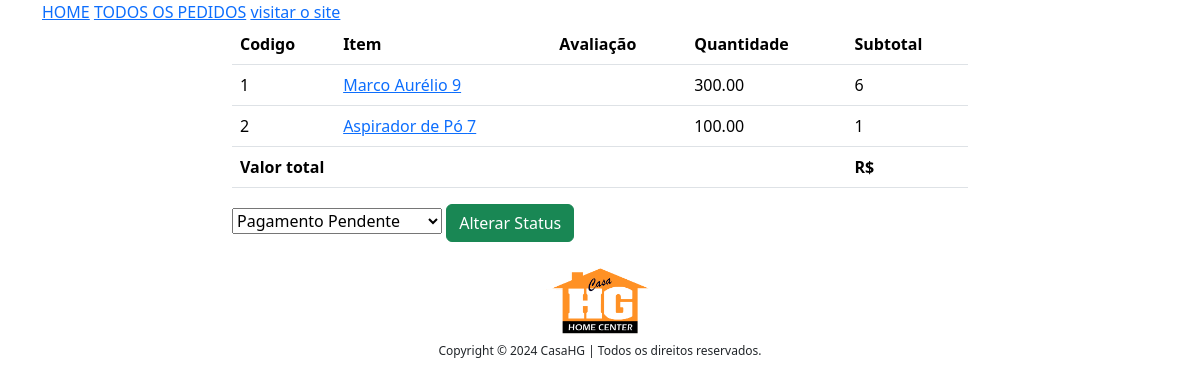
/admin-pedido-42/ (signed in), run on an earlier commit of the app's database.
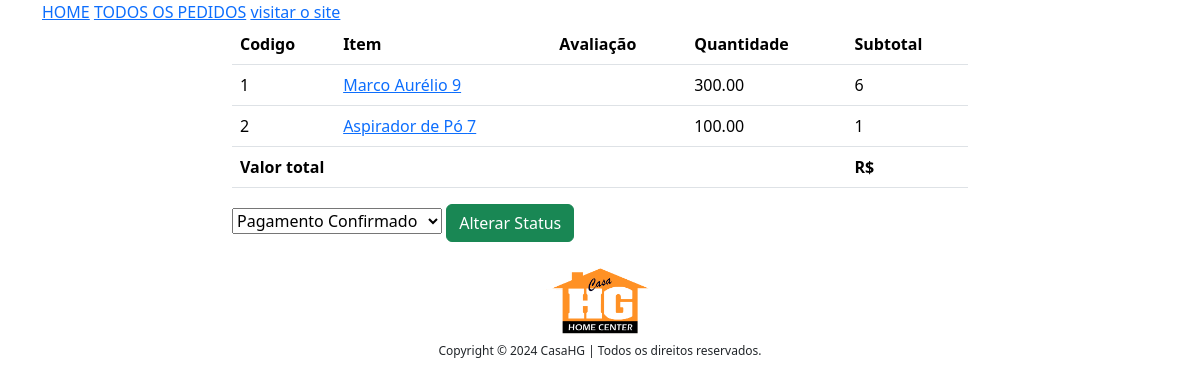
And on a later commit of the database.
### app/models.py (models this page shows, shortened)
class Pedido_order(models.Model):
    cliente = models.ForeignKey(Cliente,on_delete=models.CASCADE,default="")
    nome_cliente = models.CharField(max_length=200,default="")
    cpf_cnpj = models.CharField(max_length=20, default="") # cpf do cliente formatadinho direitinho
    codigo_cliente = models.CharField(max_length=8,default="",null=True,blank=True) # codigo consistente com sistema interno, se não tiver
    telefone = models.CharField(max_length=19,default="")
    email = models.EmailField(default="")
    carro = models.ForeignKey(Carro,on_delete=models.CASCADE)
    pedido_status = models.CharField(max_length=50, choices=PEDIDO_STATUS)
    total_bruto = models.DecimalField(max_digits=10,decimal_places=2,default=0)
    frete =  models.DecimalField(max_digits=10,decimal_places=2,default=0)
    total_desconto = models.DecimalField(max_digits=10,decimal_places=2,default=0)
    total_final = models.DecimalField(max_digits=10,decimal_places=2,default=0)
    local_de_pagamento = models.CharField(max_length=200,default="",null=True,blank=True)
    forma_de_pagamento = models.CharField(max_length=200,default="",null=True,blank=True)
    parcelas = models.PositiveIntegerField(default=1)
    valor_parcela = models.DecimalField(max_digits=10,decimal_places=2,default=0)
    endereco_envio = models.ForeignKey(Endereco,on_delete=models.CASCADE,default="")
    endereco_envio_formatado = models.CharField(max_length=200,default="")
    criado_em = models.DateTimeField(auto_now_add=True)
    ordenado_por = models.CharField(max_length=200,null=True,blank=True)

### app/views.py (the view)
# urls.py: path("admin-pedido-<int:pk>/", AdminPedidoView.as_view(), name="adminpedido"),
class AdminPedidoView(AdminRequireMixin, BaseContextMixin, DetailView):
    template_name = "admin_paginas/adminpedidodetalhe.html"
    model = Pedido_order
    context_object_name = "pedido_obj"
    def get_context_data(self, **kwargs):
        context = super().get_context_data(**kwargs)
        context["PEDIDO_STATUS"] = PEDIDO_STATUS
        return context

### app/context_processors.py (called while the page is built)
def add_empresa_to_context(request):
    return {'empresa': Empresa.objects.first(), 'debug_var': 'Debug Variable'}

### app/views.py (called while the page is built)
    def dispatch(self, request, *args, **kwargs):
        if request.user.is_authenticated:# and Admin.objects.filter(user=request.user).exists():
            pass
        else:
            return redirect("/admin-login/")
        return super().dispatch(request,*args,**kwargs)

    def get_context_data(self, **kwargs):
        context = super().get_context_data(**kwargs)
        context['todoscategorias'] = Categoria.objects.all()
        context['footer'] = Empresa.objects.all()
        return context

### templates/admin_paginas/adminpedidodetalhe.html (shortened to what this page needs)
{%extends "admin_paginas/adminbase.html"%}
{% load humanize %}
    {% block content %}
    <div class="container">
      <div class="row">
        <div class="col-md-8 mx-auto">
          <table class="table">
                <thead>
                    <tr>
                        <th>Codigo</th>
                        <th>Item</th>
                        <th>Avaliação</th>
                        <th>Quantidade</th>
                        <th>Subtotal</th>
                    </tr>
                </thead>
                <tbody>
                {% for cp in pedido_obj.carro.carroproduto_set.all %}
                <tr>
                    <td>{{forloop.counter}}</td>
                    <td><a target="_blank" href="{%url 'lojaapp:produtodetalhe' cp.produto.slug %}">{{cp.produto.titulo}} {{cp.produto.id}}</a></td>
                    <td>{{cp.avaliacao}}</td>
                    <td>{{cp.subtotal}}</td>
                    <td>{{cp.quantidade}}</td>
                </tr>
                {% endfor %}
                <tr>
                <th colspan="4" class="text-right"> Valor total</th>
                <th>R$ {{pedido_obj.total|intcomma}}</th>
                </tr>
                </tbody>
            </table>
            <form action="{% url 'lojaapp:adminpedidomudar' pedido_obj.id %}" method="post">
                <select name = "status">
                    {% for i,j in PEDIDO_STATUS %}
                        <option value="{{i}}" {% if i == pedido_obj.pedido_status%} selected="selected" {%endif%}>{{j}}</option>
                    {%endfor%}
                </select>
                <button class="btn btn-success">Alterar Status</button>
            </form>
        </div>
      </div>
    </div>
    {% endblock %}

What changed in the data, as far as the page shows it:
changed Pedido_order: status "Pagamento Pendente" → "Pagamento Confirmado"
